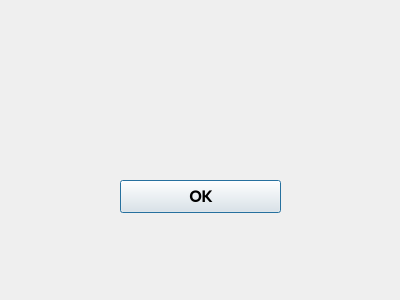
<?xml version="1.0" encoding="UTF-8"?>
<ui version="4.0">
 <class>gameover</class>
 <widget class="QDialog" name="gameover">
  <property name="geometry">
   <rect>
    <x>0</x>
    <y>0</y>
    <width>400</width>
    <height>300</height>
   </rect>
  </property>
  <property name="windowTitle">
   <string>Dialog</string>
  </property>
  <widget class="QPushButton" name="buttonOK">
   <property name="geometry">
    <rect>
     <x>120</x>
     <y>180</y>
     <width>161</width>
     <height>33</height>
    </rect>
   </property>
   <property name="font">
    <font>
     <family>Lato Semibold</family>
     <pointsize>11</pointsize>
     <weight>75</weight>
     <bold>true</bold>
    </font>
   </property>
   <property name="text">
    <string>OK</string>
   </property>
  </widget>
  <widget class="QLabel" name="labelWinner">
   <property name="geometry">
    <rect>
     <x>100</x>
     <y>140</y>
     <width>191</width>
     <height>20</height>
    </rect>
   </property>
   <property name="font">
    <font>
     <family>Lato</family>
     <pointsize>11</pointsize>
    </font>
   </property>
   <property name="text">
    <string/>
   </property>
   <property name="alignment">
    <set>Qt::AlignCenter</set>
   </property>
  </widget>
  <widget class="QLabel" name="label">
   <property name="geometry">
    <rect>
     <x>0</x>
     <y>0</y>
     <width>411</width>
     <height>301</height>
    </rect>
   </property>
   <property name="pixmap">
    <pixmap resource="resources.qrc">:/assets/gameover-bg.png</pixmap>
   </property>
  </widget>
  <zorder>label</zorder>
  <zorder>buttonOK</zorder>
  <zorder>labelWinner</zorder>
 </widget>
 <resources>
  <include location="resources.qrc"/>
 </resources>
 <connections/>
</ui>
